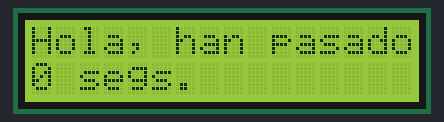
Simulated run of this sketch. Board: Arduino Uno, built with avr-gcc and run on an emulated ATmega328P. Parts: 16×2 character LCD.

Above: at 0.1 s.
At 4.1 s:
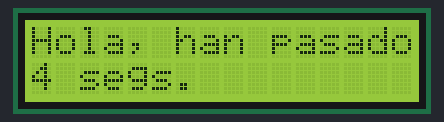
At 10.1 s:
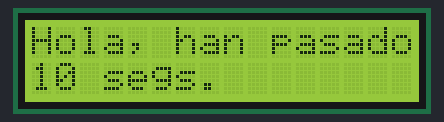
At 19.1 s:
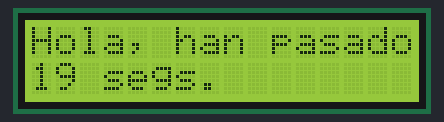
At 28.1 s:
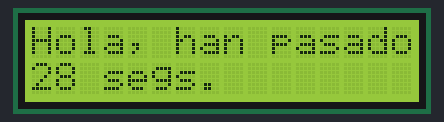
At 38.1 s:
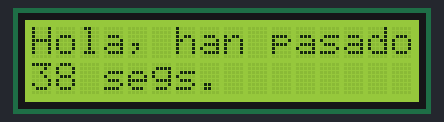

Measured:
- what the display in image 1 shows lasts 1.0 s, from 4.0 s to 5.0 s

The sketch:

ConfiguracionInicialLEDI2C.ino
```cpp
#include  <Wire.h>
#include <LCD.h>
#include  <LiquidCrystal_I2C.h>

LiquidCrystal_I2C lcd(0x3F, 2, 1, 0, 4, 5, 6, 7);

void setup()
{
  lcd.setBacklightPin(3,POSITIVE);
  lcd.setBacklight(HIGH);
  lcd.begin(16, 2);
  lcd.clear ();
}

void loop()
{
  lcd.setCursor(0,0);
  lcd.print("Hola, han pasado");
  lcd.setCursor(0,1);
  lcd.print(millis()/1000);
  lcd.print(" segs.");
}
```
